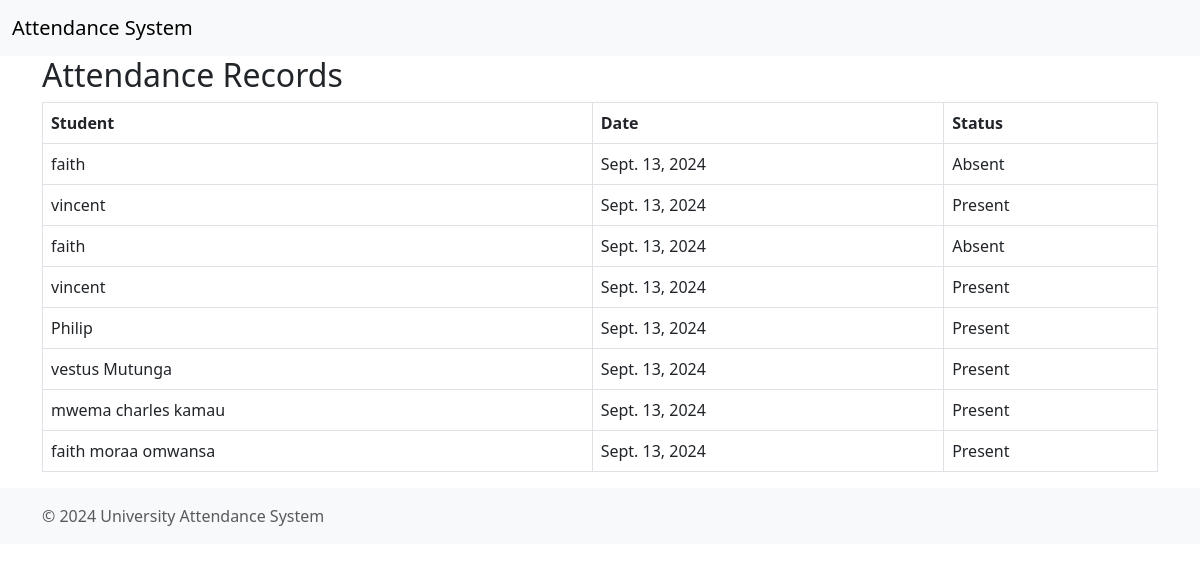
Screenshot of /view/ with the database file from the repository.
### attendance/models.py (models this page shows, shortened)
class Attendance(models.Model):
    student = models.ForeignKey(Student, on_delete=models.CASCADE)
    date = models.DateField(auto_now_add=True)
    status = models.CharField(max_length=10, choices=[('Present', 'Present'), ('Absent', 'Absent')])

class Student(models.Model):
    name = models.CharField(max_length=100)
    registration_number = models.CharField(max_length=20, unique=True)
    course = models.CharField(max_length=100, default='course')
    department = models.ForeignKey(Department, on_delete=models.CASCADE)

### attendance/views.py (the view)
# urls.py: path('view/', views.view_attendance, name='view_attendance'),
def view_attendance(request):
    records = Attendance.objects.all().order_by('-date')
    return render(request, 'attendance/view_attendance.html', {'records': records})

### attendance/templates/attendance/view_attendance.html (shortened to what this page needs)
{% extends 'base.html' %}
{% block content %}
<h2>Attendance Records</h2>
<table class="table table-bordered">
    <thead>
        <tr>
            <th>Student</th>
            <th>Date</th>
            <th>Status</th>
        </tr>
    </thead>
    <tbody>
        {% for record in records %}
        <tr>
            <td>{{ record.student.name }}</td>
            <td>{{ record.date }}</td>
            <td>{{ record.status }}</td>
        </tr>
        {% empty %}
        <tr>
            <td colspan="3">No attendance records available.</td>
        </tr>
        {% endfor %}
    </tbody>
</table>
{% endblock %}

### rows the page displays
Attendance: student.name "faith", date "Sept. 13, 2024", status "Absent"
Attendance: student.name "vincent", date "Sept. 13, 2024", status "Present"
Attendance: student.name "faith", date "Sept. 13, 2024", status "Absent"
Attendance: student.name "vincent", date "Sept. 13, 2024", status "Present"
Attendance: student.name "Philip", date "Sept. 13, 2024", status "Present"
Attendance: student.name "vestus Mutunga", date "Sept. 13, 2024", status "Present"
Attendance: student.name "mwema charles kamau", date "Sept. 13, 2024", status "Present"
Attendance: student.name "faith moraa omwansa", date "Sept. 13, 2024", status "Present"
